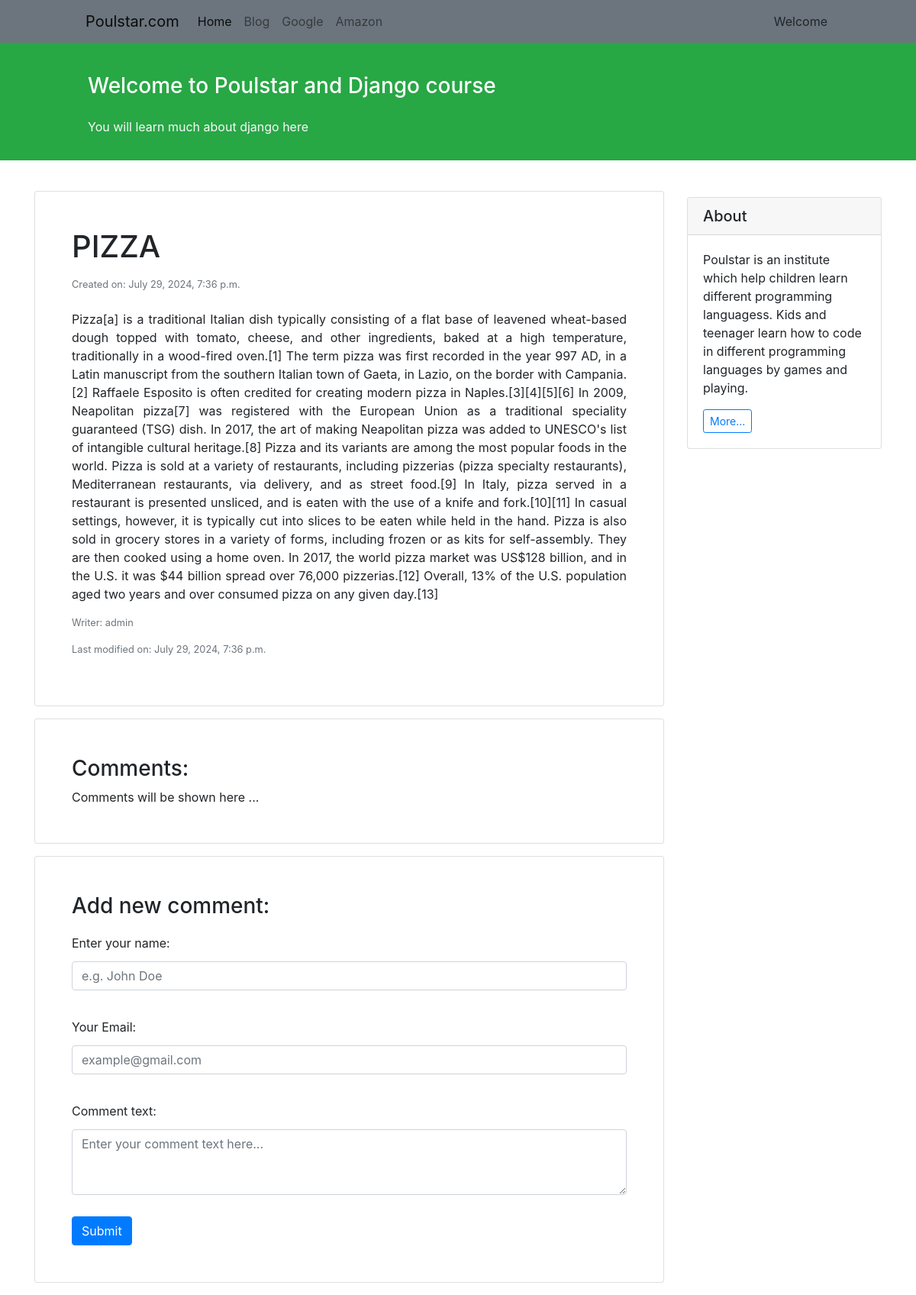
Screenshot of /weblog/detail/2/ with the database file from the repository.
### weblog/models.py (models this page shows, shortened)
class BlogPost(models.Model):
    CHOICES = (
        ('pu', 'Published'),
        ('dr', 'Draft'),
        ('de', 'Deleted'),
    )
    author            = models.ForeignKey(to=settings.AUTH_USER_MODEL, on_delete=models.PROTECT)
    title             = models.CharField(max_length=225)
    description       = models.TextField(max_length=10000)
    status            = models.CharField(max_length=225, choices=CHOICES)
    datetime_created  = models.DateTimeField(auto_now_add=True)
    datetime_modified = models.DateTimeField(auto_now=True)
    likes             = models.PositiveIntegerField(null=True, blank=True, default=0)

### weblog/views.py (the view)
# urls.py: path('detail/<int:pk>/', views.show_weblogs_detail, name='detail'),
def show_weblogs_detail(request, pk):
    post = get_object_or_404(BlogPost, id=pk)
    context = {
        'post': post,
    }
    return render(request, 'post_detail.html', context)

### weblog/templates/post_detail.html (shortened to what this page needs)
{% extends "base.html" %}
{% block parsa %}
<div class="container mt-4">
    <div class="row">
        <div class="col-9">
            <div class="card shadow my-3 p-5">
                <h1>{{ post.title|upper }}</h1>
                <p class="small text-muted mt-2">Created on: {{ post.datetime_created }}</p>
                <p class="mt-2" style="text-align: justify">
                    {{ post.description }}
                </p>
                <p class="small text-muted">Writer: {{ post.author }}</p>
                <p class="small text-muted mt">Last modified on: {{ post.datetime_modified }}</p>
            </div>
            <div class="card shadow my-3 p-5">
                <h3>Comments:</h3>
                    Comments will be shown here ...
            </div>
            <div class="card shadow my-3 p-5">
                <h3>Add new comment:</h3>
                <form method="POST">
                    <div class="form-group py-2">
                        <label class="py-1" for="author_name">Enter your name:</label>
                        <input type="text" class="form-control" placeholder="e.g. John Doe" name="author_name">
                    </div>
                    <div class="form-group py-2">
                        <label class="py-1" for="email">Your Email:</label>
                        <input type="email" class="form-control" placeholder="example@gmail.com" name="email">
                    </div>
                    <div class="form-group py-2">
                        <label class="py-1" for="comment_text">Comment text:</label>
                        <textarea class="form-control" name="text" rows="3" placeholder="Enter your comment text here..."></textarea>
                    </div>
                    <button type="submit" class="btn btn-primary mt-1">Submit</button>
                </form>
            </div>
        </div>
        <div class="col-3">
            <div class="card my-4">
                <h5 class="card-header">About</h5>
                <div class="card-body">
                    <p class="card-text";>Poulstar is an institute which help children learn
                        different programming languagess. Kids and teenager learn how to
                        code in different programming languages by games and playing.
                    </p>
                    <a href="#"
                       class="btn btn-sm btn-outline-primary">
                        More...
                    </a>
                </div>
            </div>
        </div>
    </div>
</div>
{% endblock parsa %}

### rows the page displays
BlogPost: title "PIZZA", datetime_created "July 29, 2024, 7:36 p.m.", description "Pizza[a] is a traditional Italian dish typically consisting of a flat base of leavened wheat-based dough topped with tomato, cheese, and other ingredients, baked at a high temperature, traditionally in a wood-fired oven.[1] The term pizza was first recorded in the year 997 AD, in a Latin manuscript from the southern Italian town of Gaeta, in Lazio, on the border with Campania.[2] Raffaele Esposito is often credited for creating modern pizza in Naples.[3][4][5][6] In 2009, Neapolitan pizza[7] was registered with the European Union as a traditional speciality guaranteed (TSG) dish. In 2017, the art of making Neapolitan pizza was added to UNESCO's list of intangible cultural heritage.[8] Pizza…", author "admin", datetime_modified "July 29, 2024, 7:36 p.m."
